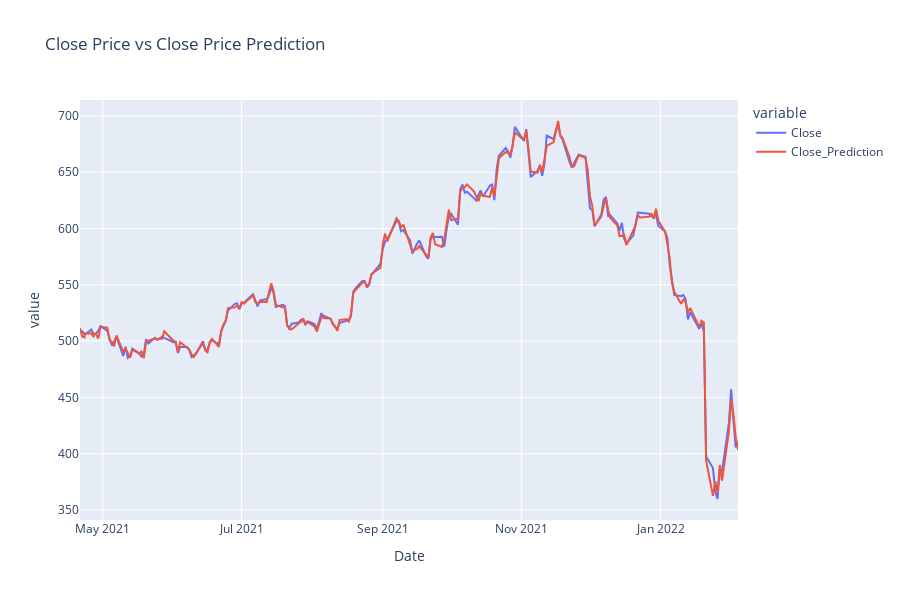

Notebook cell for this chart:
### Code cell
# Sort the DataFrame by Date
merged_df_pandas = merge_df.sort_values(by="Date")

# Plot using Plotly
fig = px.line(
    merged_df_pandas,
    x="Date",
    y=["Close", "Close_Prediction"],
    title="Close Price vs Close Price Prediction"
)

# Adjust the layout for better visualization
fig.update_layout(width=900, height=600)

# Show the plot
fig.show()

### Figure 1 — Plotly figure (JSON) as saved in the notebook; plotly's stock layout.template omitted (floating-point values rounded to 4 significant figures; data arrays with more than 128 entries replaced by an {"elided": "..."} marker saying what was removed)
{"data": [{"hovertemplate": "variable=Close<br>Date=%{x}<br>value=%{y}<extra></extra>", "legendgroup": "Close", "line": {"color": "#636efa", "dash": "solid"}, "marker": {"symbol": "circle"}, "mode": "lines", "name": "Close", "orientation": "v", "showlegend": true, "type": "scatter", "x": {"elided": "206 str values"}, "xaxis": "x", "y": {"elided": "206 float values"}, "yaxis": "y"}, {"hovertemplate": "variable=Close_Prediction<br>Date=%{x}<br>value=%{y}<extra></extra>", "legendgroup": "Close_Prediction", "line": {"color": "#EF553B", "dash": "solid"}, "marker": {"symbol": "circle"}, "mode": "lines", "name": "Close_Prediction", "orientation": "v", "showlegend": true, "type": "scatter", "x": {"elided": "206 str values"}, "xaxis": "x", "y": {"elided": "206 float values"}, "yaxis": "y"}], "layout": {"height": 600, "legend": {"title": {"text": "variable"}, "tracegroupgap": 0}, "title": {"text": "Close Price vs Close Price Prediction"}, "width": 900, "xaxis": {"anchor": "y", "domain": [0, 1], "title": {"text": "Date"}}, "yaxis": {"anchor": "x", "domain": [0, 1], "title": {"text": "value"}}}}
